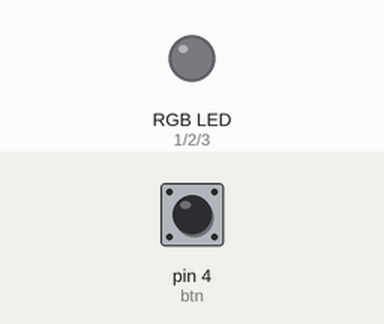
This sketch was run on a simulated Arduino Uno, built with avr-gcc and run on an emulated ATmega328P. On the bench: an RGB LED mixed from three pins (HIGH = lit). The test bench sets the inputs (shaded band); at power-on: pin 4 (btn) LOW.

Above: at 1.2 s.
1.3 s: pin 4 (btn) pulled HIGH for 0.15 s
At 2.0 s:
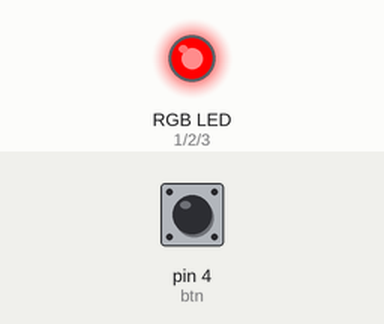
2.9 s: pin 4 (btn) pulled HIGH for 1 s
At 4.5 s:
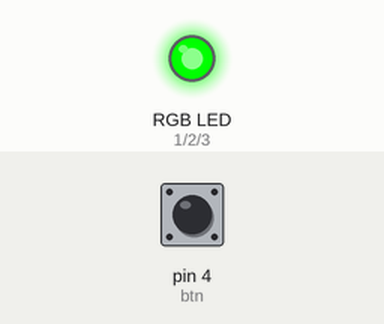
5.4 s: pin 4 (btn) pulled HIGH for 0.15 s
At 6.3 s:
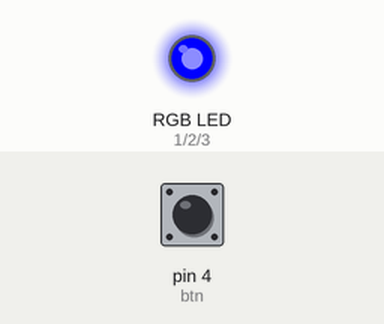
7.0 s: pin 4 (btn) pulled HIGH for 3.2 s
At 11.6 s:
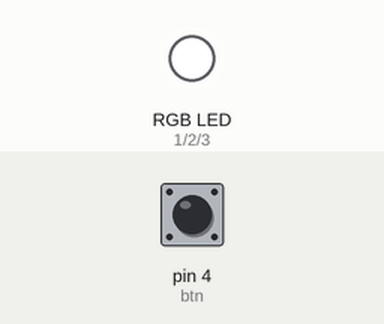
Timing chart, 0 to 12.7 s (numbered marks = the images above; inputs shaded):
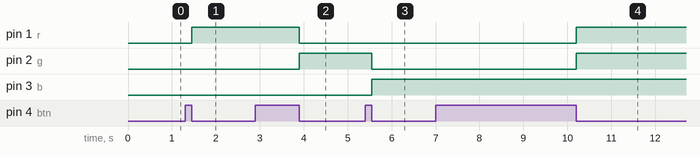

Measured:
- after the input at 1.3 s, pin 1 (r): LOW → HIGH after 0.15 s
- after the input at 2.9 s, pin 1 (r): HIGH → LOW after 1.0 s; pin 2 (g): LOW → HIGH after 1.0 s
- after the input at 5.4 s, pin 2 (g): HIGH → LOW after 0.15 s; pin 3 (b): LOW → HIGH after 0.15 s
- after the input at 7.0 s, pin 1 (r), pin 2 (g): LOW → HIGH after 3.2 s

The sketch:

rgb.ino
```cpp
#define r 1
#define g 2
#define b 3
#define btn 4
#define max 4

int ciclo = 0;

int btnStateDown = 0;
int btnStateUp = 0;

void setup(){
    pinMode(r, OUTPUT);
    pinMode(g, OUTPUT);
    pinMode(b, OUTPUT);
    pinMode(btn, INPUT);
}

void red(){
    digitalWrite(r, 1);
    digitalWrite(g, 0);
    digitalWrite(b, 0);
}

void green(){
    digitalWrite(r, 0);
    digitalWrite(g, 1);
    digitalWrite(b, 0);
}

void blue(){
    digitalWrite(r, 0);
    digitalWrite(g, 0);
    digitalWrite(b, 1);
}

void white(){
    digitalWrite(r, 1);
    digitalWrite(g, 1);
    digitalWrite(b, 1);
}

void setLed(){
    switch (ciclo)
    {
        case 0:
            red();
            break;

        case 1:
            green();
            break;

        case 2:
            blue();
            break;

        default:
            white();
            break;

    }

    ciclo++;
    if(ciclo == max){
        ciclo = 0;
    }

    btnStateDown = 0;
    btnStateUp = 0;
}

void verifyBtn(){
    if(digitalRead(btn) == HIGH){
        btnStateDown = 1;
        btnStateUp = 0;
    } else {
        btnStateUp = 1;
    }

    if(btnStateDown == 1 && btnStateUp == 1){
        btnStateDown = 0;
        btnStateUp = 0;
        setLed();
    }
}

void loop(){
    verifyBtn();
}
```
